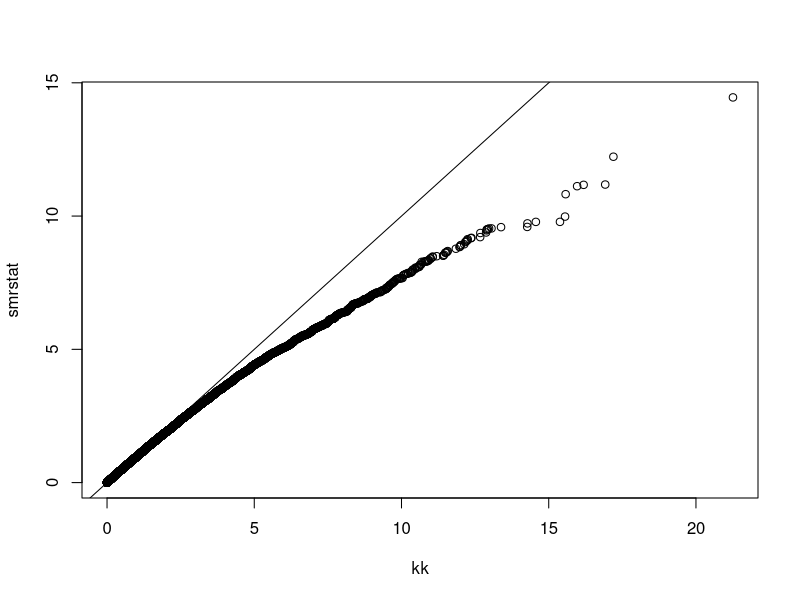
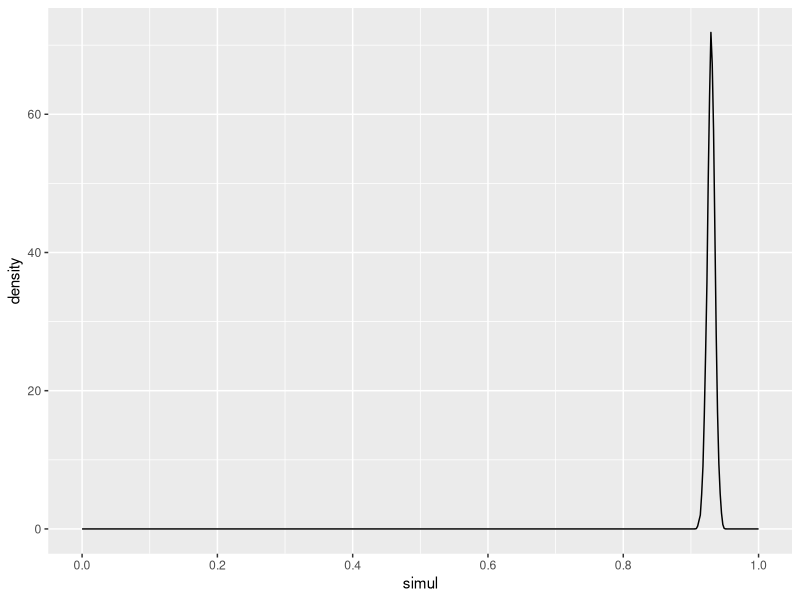

Here is the R script that generated these plots, in order:
library(ggplot2)

chisqzy = rchisq(10e4,df=1,ncp=0)
chisqzx = rchisq(10e4,df=1,ncp=29)
instruments = which(chisqzx > qchisq(5e-8, df = 1, lower.tail=F))
chisqzy = chisqzy[instruments]
chisqzx = chisqzx[instruments]
smrstat = chisqzy * chisqzx / (chisqzy + chisqzx)

kk = rchisq(length(instruments),df=1,ncp=0)
qqplot(kk,smrstat);abline(0,1)

N <- 1000
simul <- c()

for (i in 1:N) {
  chisqzy = rchisq(10e4,df=1,ncp=0)
  chisqzx = rchisq(10e4,df=1,ncp=29)
  instruments = which(chisqzx > qchisq(5e-8, df = 1, lower.tail=F))
  chisqzy = chisqzy[instruments]
  chisqzx = chisqzx[instruments]
  smrstat = chisqzy * chisqzx / (chisqzy + chisqzx)
  simul <- c(simul, mean(smrstat))
}

data <- data.frame(mean=simul)
ggplot(data=data) + geom_density(aes(x=simul)) + scale_x_continuous(limits=c(0,1), breaks= c(0, 0.2, 0.4, 0.6, 0.8, 1.0)) 
